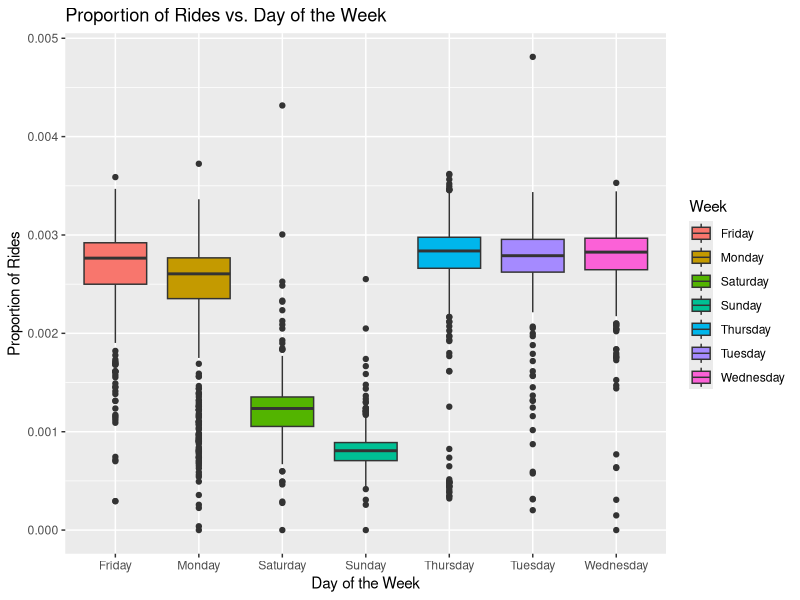

Generate this figure with R:
## ---- chunk 1


# Isabella Salonna
# DATA 413
# homework 3

library(tidyverse)
library(lubridate)

## ---- chunk 2

wmata <- read.csv('wmata_ridership.csv')
wmata$Date <- as_date(wmata$Date)
wmata$month <- month(wmata$Date)
wmata$dayOfMonth <- day(wmata$Date)
wmata$dayOfWeek <- weekdays(wmata$Date)

wmata <- wmata %>%
  group_by(month) %>%
  mutate(total_rides_month = sum(Total))


wmata$proportion <- wmata$Total / wmata$total_rides_month

wmata

wmata <- wmata %>%
  filter(year(Date) != 2004 & year(Date) != 2005)

ggplot(wmata, aes(x = factor(dayOfWeek), y = proportion, fill = factor(dayOfWeek))) +
  geom_boxplot() +
  labs(x = "Day of the Week", y = "Proportion of Rides", fill = "Week") +
  ggtitle("Proportion of Rides vs. Day of the Week")
## ---- chunk 3
years <- leap_year(c(2024, 3021, 2000, 1800, 800, 5050, 600, 7156))

years


